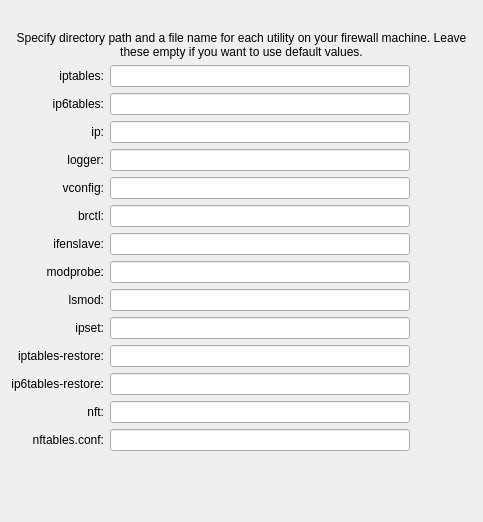
     <widget class="QWidget" name="tab2">
      <attribute name="title">
       <string>Path</string>
      </attribute>
      <layout class="QGridLayout" name="linux24Advanced_gridLayout_1">
       <item row="0" column="1">
        <spacer>
         <property name="orientation">
          <enum>Qt::Vertical</enum>
         </property>
         <property name="sizeType">
          <enum>QSizePolicy::Fixed</enum>
         </property>
         <property name="sizeHint" stdset="0">
          <size>
           <width>20</width>
           <height>20</height>
          </size>
         </property>
        </spacer>
       </item>
       <item row="1" column="0" colspan="4">
        <widget class="QLabel" name="label456">
         <property name="text">
          <string>Specify directory path and a file name for each utility on your firewall machine. Leave these empty if you want to use default values.</string>
         </property>
         <property name="alignment">
          <set>Qt::AlignCenter</set>
         </property>
         <property name="wordWrap">
          <bool>true</bool>
         </property>
        </widget>
       </item>
       <item row="2" column="0">
        <widget class="QLabel" name="label453">
         <property name="text">
          <string>iptables:</string>
         </property>
         <property name="alignment">
          <set>Qt::AlignRight|Qt::AlignTrailing|Qt::AlignVCenter</set>
         </property>
         <property name="wordWrap">
          <bool>false</bool>
         </property>
        </widget>
       </item>
       <item row="2" column="1" colspan="2">
        <widget class="QLineEdit" name="linux24_path_iptables">
         <property name="minimumSize">
          <size>
           <width>300</width>
           <height>0</height>
          </size>
         </property>
        </widget>
       </item>
       <item row="3" column="0">
        <widget class="QLabel" name="label">
         <property name="layoutDirection">
          <enum>Qt::LeftToRight</enum>
         </property>
         <property name="text">
          <string>ip6tables:</string>
         </property>
         <property name="alignment">
          <set>Qt::AlignRight|Qt::AlignTrailing|Qt::AlignVCenter</set>
         </property>
        </widget>
       </item>
       <item row="3" column="1" colspan="2">
        <widget class="QLineEdit" name="linux24_path_ip6tables"/>
       </item>
       <item row="14" column="0">
        <widget class="QLabel" name="label_nftables_path">
         <property name="text">
          <string>nft:</string>
         </property>
         <property name="alignment">
          <set>Qt::AlignRight|Qt::AlignTrailing|Qt::AlignVCenter</set>
         </property>
       </widget>
      </item>
       <item row="14" column="1" colspan="2">
        <widget class="QLineEdit" name="nftables_path"/>
       </item>
       <item row="15" column="0">
        <widget class="QLabel" name="label_nftables_conf_path">
         <property name="text">
          <string>nftables.conf:</string>
         </property>
         <property name="alignment">
          <set>Qt::AlignRight|Qt::AlignTrailing|Qt::AlignVCenter</set>
         </property>
       </widget>
      </item>
       <item row="15" column="1" colspan="2">
        <widget class="QLineEdit" name="nftables_conf_path"/>
       </item>
       <item row="4" column="0">
        <widget class="QLabel" name="label454">
         <property name="text">
          <string>ip:</string>
         </property>
         <property name="alignment">
          <set>Qt::AlignRight|Qt::AlignTrailing|Qt::AlignVCenter</set>
         </property>
         <property name="wordWrap">
          <bool>false</bool>
         </property>
        </widget>
       </item>
       <item row="4" column="1" colspan="2">
        <widget class="QLineEdit" name="linux24_path_ip"/>
       </item>
       <item row="5" column="0">
        <widget class="QLabel" name="label455_2">
         <property name="text">
          <string>logger:</string>
         </property>
         <property name="alignment">
          <set>Qt::AlignRight|Qt::AlignTrailing|Qt::AlignVCenter</set>
         </property>
         <property name="wordWrap">
          <bool>false</bool>
         </property>
        </widget>
       </item>
       <item row="5" column="1" colspan="2">
        <widget class="QLineEdit" name="linux24_path_logger"/>
       </item>
       <item row="6" column="0">
        <widget class="QLabel" name="label455_3">
         <property name="text">
          <string>vconfig:</string>
         </property>
         <property name="alignment">
          <set>Qt::AlignRight|Qt::AlignTrailing|Qt::AlignVCenter</set>
         </property>
         <property name="wordWrap">
          <bool>false</bool>
         </property>
        </widget>
       </item>
       <item row="6" column="1" colspan="2">
        <widget class="QLineEdit" name="linux24_path_vconfig"/>
       </item>
       <item row="7" column="0">
        <widget class="QLabel" name="label455_4">
         <property name="text">
          <string>brctl:</string>
         </property>
         <property name="alignment">
          <set>Qt::AlignRight|Qt::AlignTrailing|Qt::AlignVCenter</set>
         </property>
         <property name="wordWrap">
          <bool>false</bool>
         </property>
        </widget>
       </item>
       <item row="7" column="1" colspan="2">
        <widget class="QLineEdit" name="linux24_path_brctl"/>
       </item>
       <item row="8" column="0">
        <widget class="QLabel" name="label455">
         <property name="text">
          <string>ifenslave:</string>
         </property>
         <property name="alignment">
          <set>Qt::AlignRight|Qt::AlignTrailing|Qt::AlignVCenter</set>
         </property>
         <property name="wordWrap">
          <bool>false</bool>
         </property>
        </widget>
       </item>
       <item row="8" column="1" colspan="2">
        <widget class="QLineEdit" name="linux24_path_ifenslave"/>
       </item>
       <item row="9" column="0">
        <widget class="QLabel" name="label458">
         <property name="text">
          <string>modprobe:</string>
         </property>
         <property name="alignment">
          <set>Qt::AlignRight|Qt::AlignTrailing|Qt::AlignVCenter</set>
         </property>
         <property name="wordWrap">
          <bool>false</bool>
         </property>
        </widget>
       </item>
       <item row="9" column="1" colspan="2">
        <widget class="QLineEdit" name="linux24_path_modprobe"/>
       </item>
       <item row="10" column="0">
        <widget class="QLabel" name="label459">
         <property name="text">
          <string>lsmod:</string>
         </property>
         <property name="alignment">
          <set>Qt::AlignRight|Qt::AlignTrailing|Qt::AlignVCenter</set>
         </property>
         <property name="wordWrap">
          <bool>false</bool>
         </property>
        </widget>
       </item>
       <item row="10" column="1" colspan="2">
        <widget class="QLineEdit" name="linux24_path_lsmod"/>
       </item>
       <item row="11" column="0">
        <widget class="QLabel" name="label_8">
         <property name="text">
          <string>ipset:</string>
         </property>
         <property name="alignment">
          <set>Qt::AlignRight|Qt::AlignTrailing|Qt::AlignVCenter</set>
         </property>
        </widget>
       </item>
       <item row="11" column="1" colspan="2">
        <widget class="QLineEdit" name="linux24_path_ipset"/>
       </item>
       <item row="12" column="0">
        <widget class="QLabel" name="label453_2">
         <property name="text">
          <string>iptables-restore:</string>
         </property>
         <property name="alignment">
          <set>Qt::AlignRight|Qt::AlignTrailing|Qt::AlignVCenter</set>
         </property>
         <property name="wordWrap">
          <bool>false</bool>
         </property>
        </widget>
       </item>
       <item row="12" column="1" colspan="2">
        <widget class="QLineEdit" name="linux24_path_iptables_restore"/>
       </item>
       <item row="13" column="0">
        <widget class="QLabel" name="label_2">
         <property name="layoutDirection">
          <enum>Qt::LeftToRight</enum>
         </property>
         <property name="text">
          <string>ip6tables-restore:</string>
         </property>
         <property name="alignment">
          <set>Qt::AlignRight|Qt::AlignTrailing|Qt::AlignVCenter</set>
         </property>
        </widget>
       </item>
       <item row="13" column="1" colspan="2">
        <widget class="QLineEdit" name="linux24_path_ip6tables_restore"/>
       </item>
       <item row="16" column="2">
        <spacer>
         <property name="orientation">
          <enum>Qt::Vertical</enum>
         </property>
         <property name="sizeType">
          <enum>QSizePolicy::Expanding</enum>
         </property>
         <property name="sizeHint" stdset="0">
          <size>
           <width>20</width>
           <height>60</height>
          </size>
         </property>
        </spacer>
       </item>
      </layout>
     </widget>
